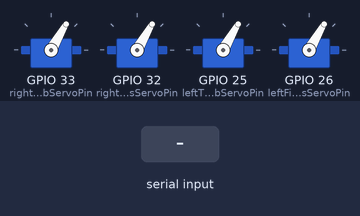
Bench run of a sketch on a simulated ESP32. On the bench: 4 × servo. Inputs (shaded band) come from the test bench. Random numbers use the default seed unless the sketch sets one.

Above: at 1.2 s.
1.3 s: "right_thumb_90\n" received over Serial
At 3.3 s:
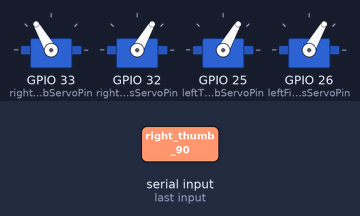
4.3 s: "left_thumb_90\n" received over Serial
At 6.7 s:
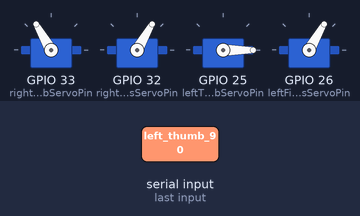
7.3 s: "right_thumb_\n" received over Serial
At 9.0 s:
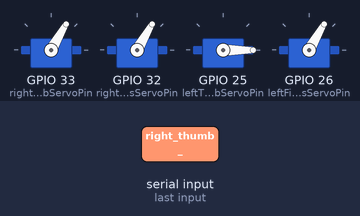
10.3 s: "left_thumb_\n" received over Serial
At 11.05 s:
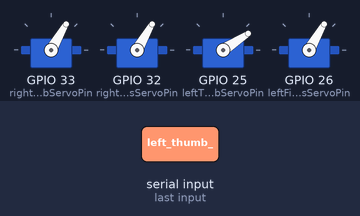
Timing chart, 0 to 13.3 s (numbered marks = the images above; inputs shaded):
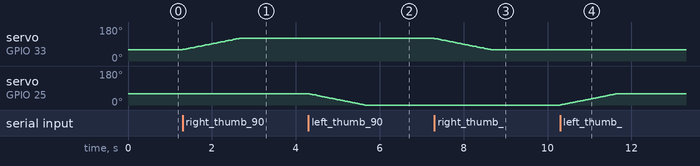

Measured:
- after the input at 1.3 s, servo on GPIO 33 (rightThumbServoPin): moves from 60° to 120° over 1.3 s, starting at once
- after the input at 4.3 s, servo on GPIO 25 (leftThumbServoPin): moves from 60° to 0° over 1.3 s, starting at once
- after the input at 7.3 s, servo on GPIO 33 (rightThumbServoPin): moves from 120° to 60° over 1.3 s, starting at once
- after the input at 10.3 s, servo on GPIO 25 (leftThumbServoPin): moves from 0° to 60° over 1.3 s, starting at once

The sketch:

esp32_script_3_Serwo_arms.ino
```cpp
#include <ESP32Servo.h>

Servo rightThumbServo;
Servo rightFingersServo;
Servo leftThumbServo;
Servo leftFingersServo;

// Servo control pins
int rightThumbServoPin = 33;
int rightFingersServoPin = 32;
int leftThumbServoPin = 25;
int leftFingersServoPin = 26;

// Servo positions
int startPos = 90;
int rightThumbServoEndPos = 190;
int rightFingersServoEndPos = 210;
int leftThumbServoEndPos = -10;
int leftFingersServoEndPos = -30;

// Servo control parameters
int stepDelay = 15;
int minPulseWidth = 500;
int maxPulseWidth = 2500;

// Servo state tracking
struct ServoState {
    int currentPos;
    int targetPos;
    unsigned long lastStepTime;
};

ServoState rightThumbState = {startPos, startPos, 0};
ServoState rightFingersState = {startPos, startPos, 0};
ServoState leftThumbState = {startPos, startPos, 0};
ServoState leftFingersState = {startPos, startPos, 0};

// Idle mode variables
bool idleMode = false;

enum HandIdleState {
    IDLE_OFF,
    IDLE_WAITING,
    IDLE_MOVING_TO_CLOSE,
    IDLE_HOLDING_CLOSED,
    IDLE_MOVING_TO_OPEN
};

struct HandState {
    HandIdleState state;
    unsigned long timer;
    bool isRightHand; // true for right, false for left
};

HandState rightHandState = {IDLE_OFF, 0, true};
HandState leftHandState = {IDLE_OFF, 0, false};

void updateServoPosition(Servo &servo, int pos) {
    pos = constrain(pos, 0, 270);
    int pulseWidth = map(pos, 0, 270, minPulseWidth, maxPulseWidth);
    servo.writeMicroseconds(pulseWidth);
}

void updateServo(Servo &servo, ServoState &state) {
    if (state.currentPos == state.targetPos) return;

    unsigned long currentTime = millis();
    if (currentTime - state.lastStepTime >= stepDelay) {
        int step = (state.currentPos < state.targetPos) ? 1 : -1;
        state.currentPos += step;
        updateServoPosition(servo, state.currentPos);
        state.lastStepTime = currentTime;
    }
}

void resetAllServosToStart() {
    rightThumbState.targetPos = startPos;
    rightFingersState.targetPos = startPos;
    leftThumbState.targetPos = startPos;
    leftFingersState.targetPos = startPos;
}

void processCommand(String command) {
    command.trim();

    if (command.startsWith("right_thumb_")) {
        int percentage = command.substring(12).toInt();
        percentage = constrain(percentage, 0, 100);
        int target = startPos + (rightThumbServoEndPos - startPos) * percentage / 100;
        rightThumbState.targetPos = constrain(target, 0, 270);
    }
    else if (command.startsWith("right_fingers_")) {
        int percentage = command.substring(14).toInt();
        percentage = constrain(percentage, 0, 100);
        int target = startPos + (rightFingersServoEndPos - startPos) * percentage / 100;
        rightFingersState.targetPos = constrain(target, 0, 270);
    }
    else if (command.startsWith("left_thumb_")) {
        int percentage = command.substring(11).toInt();
        percentage = constrain(percentage, 0, 100);
        int target = startPos + (leftThumbServoEndPos - startPos) * percentage / 100;
        leftThumbState.targetPos = constrain(target, 0, 270);
    }
    else if (command.startsWith("left_fingers_")) {
        int percentage = command.substring(13).toInt();
        percentage = constrain(percentage, 0, 100);
        int target = startPos + (leftFingersServoEndPos - startPos) * percentage / 100;
        leftFingersState.targetPos = constrain(target, 0, 270);
    }
    else if (command == "hands_idle_on") {
        idleMode = true;
        rightHandState.state = IDLE_WAITING;
        rightHandState.timer = millis() + random(4000, 7001);
        leftHandState.state = IDLE_WAITING;
        leftHandState.timer = millis() + random(4000, 7001);
    }
    else if (command == "hands_idle_off") {
        idleMode = false;
        rightHandState.state = IDLE_OFF;
        leftHandState.state = IDLE_OFF;
        resetAllServosToStart();  // Reset all servos to start position
    }
}

void handleHandIdle(HandState &handState, ServoState &thumbState, ServoState &fingersState, int thumbEndPos, int fingersEndPos) {
    if (!idleMode || handState.state == IDLE_OFF) return;

    switch (handState.state) {
        case IDLE_WAITING:
            if (millis() >= handState.timer) {
                thumbState.targetPos = constrain(thumbEndPos, 0, 270);
                fingersState.targetPos = constrain(fingersEndPos, 0, 270);
                handState.state = IDLE_MOVING_TO_CLOSE;
            }
            break;

        case IDLE_MOVING_TO_CLOSE:
            if (thumbState.currentPos == thumbState.targetPos &&
                fingersState.currentPos == fingersState.targetPos) {
                handState.timer = millis() + 5000;
                handState.state = IDLE_HOLDING_CLOSED;
            }
            break;

        case IDLE_HOLDING_CLOSED:
            if (millis() >= handState.timer) {
                thumbState.targetPos = startPos;
                fingersState.targetPos = startPos;
                handState.state = IDLE_MOVING_TO_OPEN;
            }
            break;

        case IDLE_MOVING_TO_OPEN:
            if (thumbState.currentPos == startPos &&
                fingersState.currentPos == startPos) {
                handState.timer = millis() + random(4000, 7001);
                handState.state = IDLE_WAITING;
            }
            break;
    }
}

void setup() {
    Serial.begin(115200);

    rightThumbServo.attach(rightThumbServoPin, minPulseWidth, maxPulseWidth);
    rightFingersServo.attach(rightFingersServoPin, minPulseWidth, maxPulseWidth);
    leftThumbServo.attach(leftThumbServoPin, minPulseWidth, maxPulseWidth);
    leftFingersServo.attach(leftFingersServoPin, minPulseWidth, maxPulseWidth);

    // Initialize servos to start position
    resetAllServosToStart();
    updateServoPosition(rightThumbServo, startPos);
    updateServoPosition(rightFingersServo, startPos);
    updateServoPosition(leftThumbServo, startPos);
    updateServoPosition(leftFingersServo, startPos);
}

void loop() {
    // Update servo positions
    updateServo(rightThumbServo, rightThumbState);
    updateServo(rightFingersServo, rightFingersState);
    updateServo(leftThumbServo, leftThumbState);
    updateServo(leftFingersServo, leftFingersState);

    // Handle incoming commands
    if (Serial.available()) {
        String command = Serial.readStringUntil('\n');
        processCommand(command);
    }

    // Handle idle mode for each hand separately
    handleHandIdle(rightHandState, rightThumbState, rightFingersState, rightThumbServoEndPos, rightFingersServoEndPos);
    handleHandIdle(leftHandState, leftThumbState, leftFingersState, leftThumbServoEndPos, leftFingersServoEndPos);
}
```
